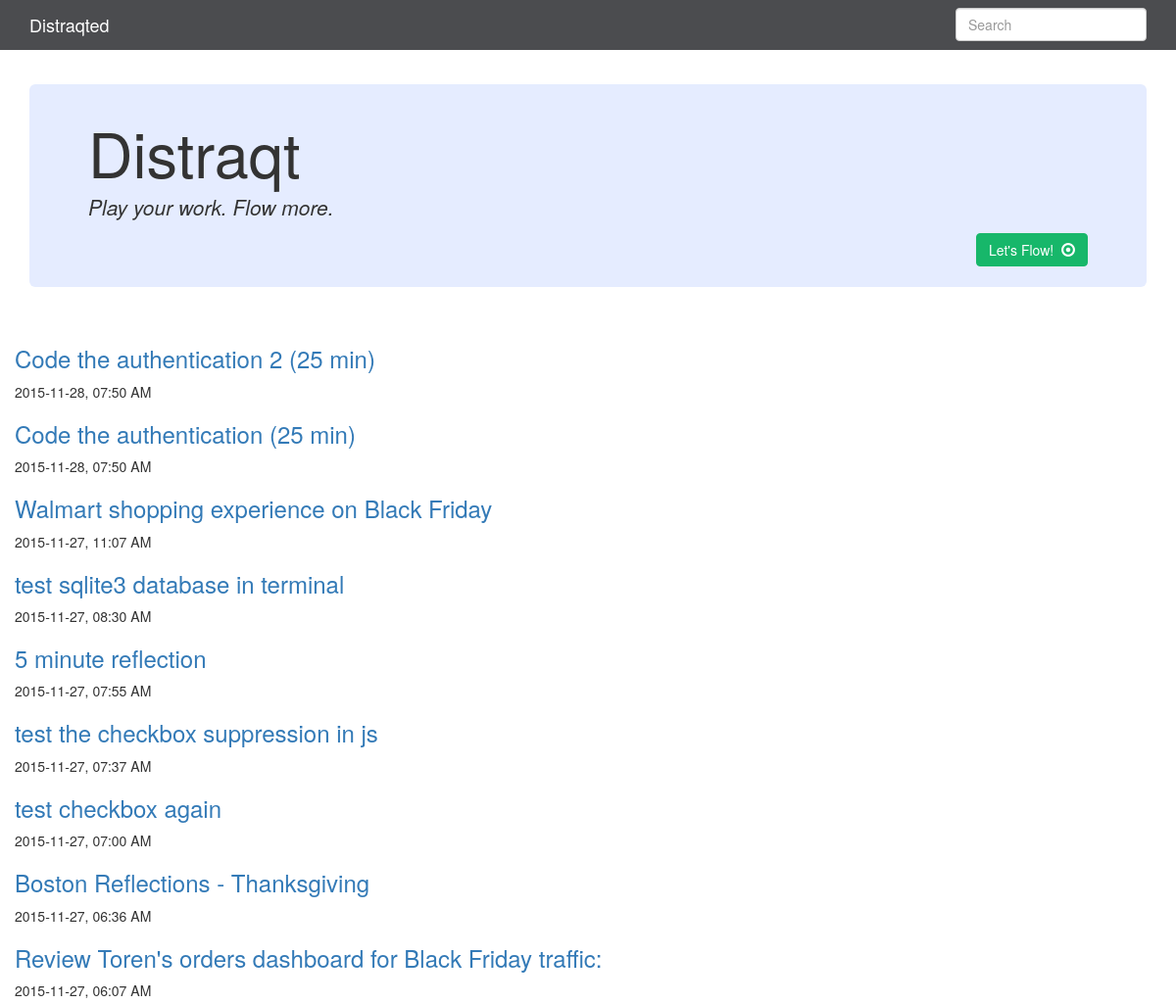
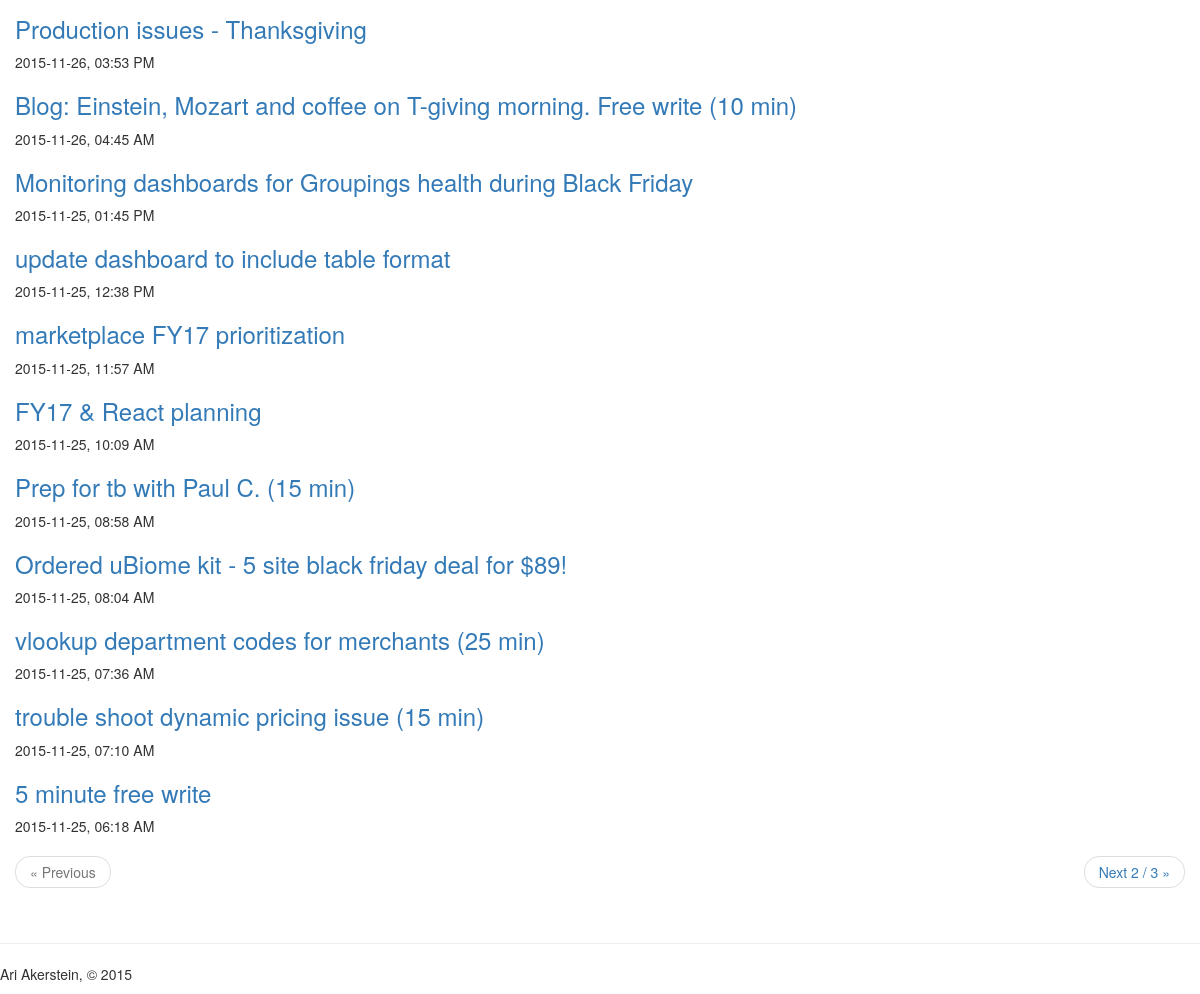
Before: / with the older database file (2 pictures, top to bottom).
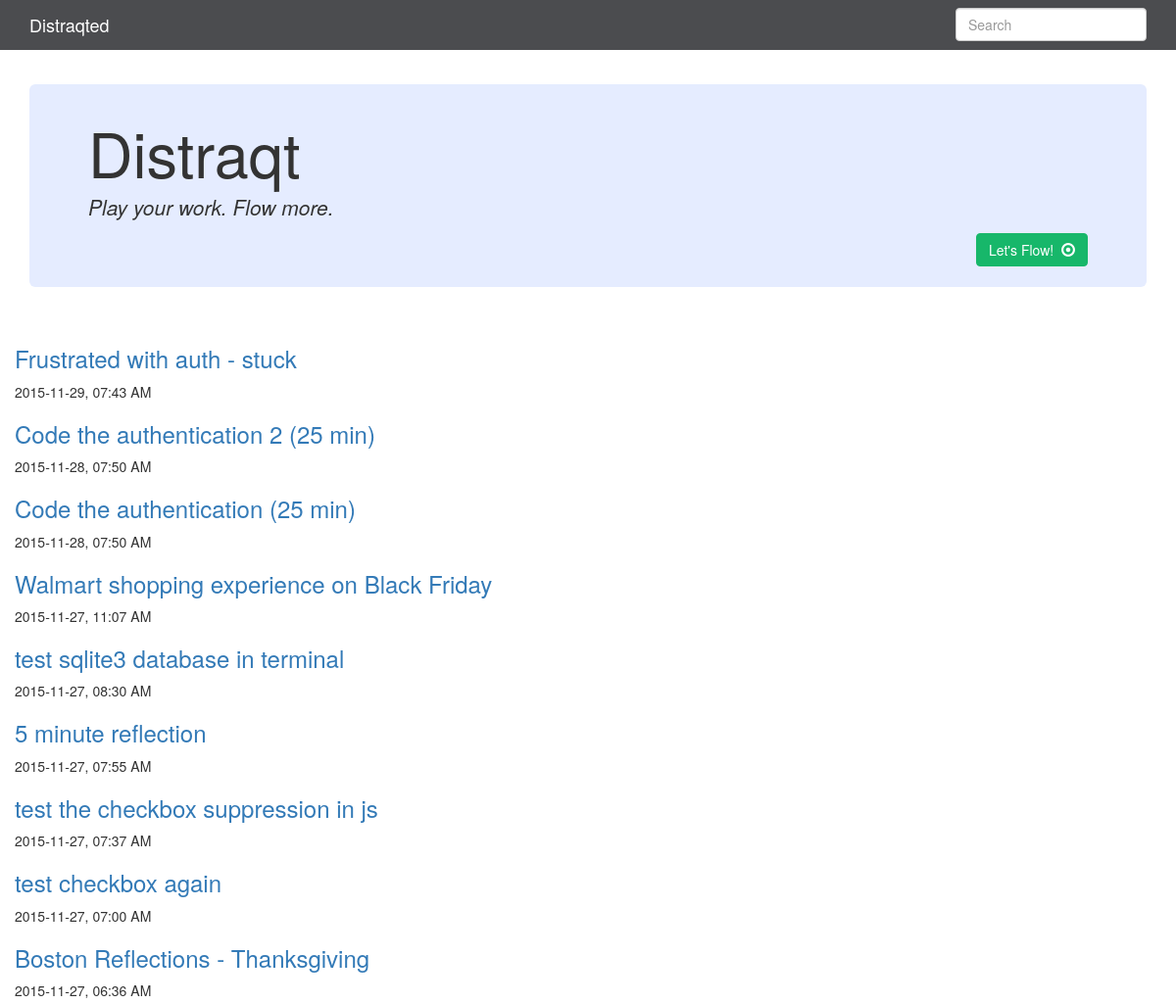
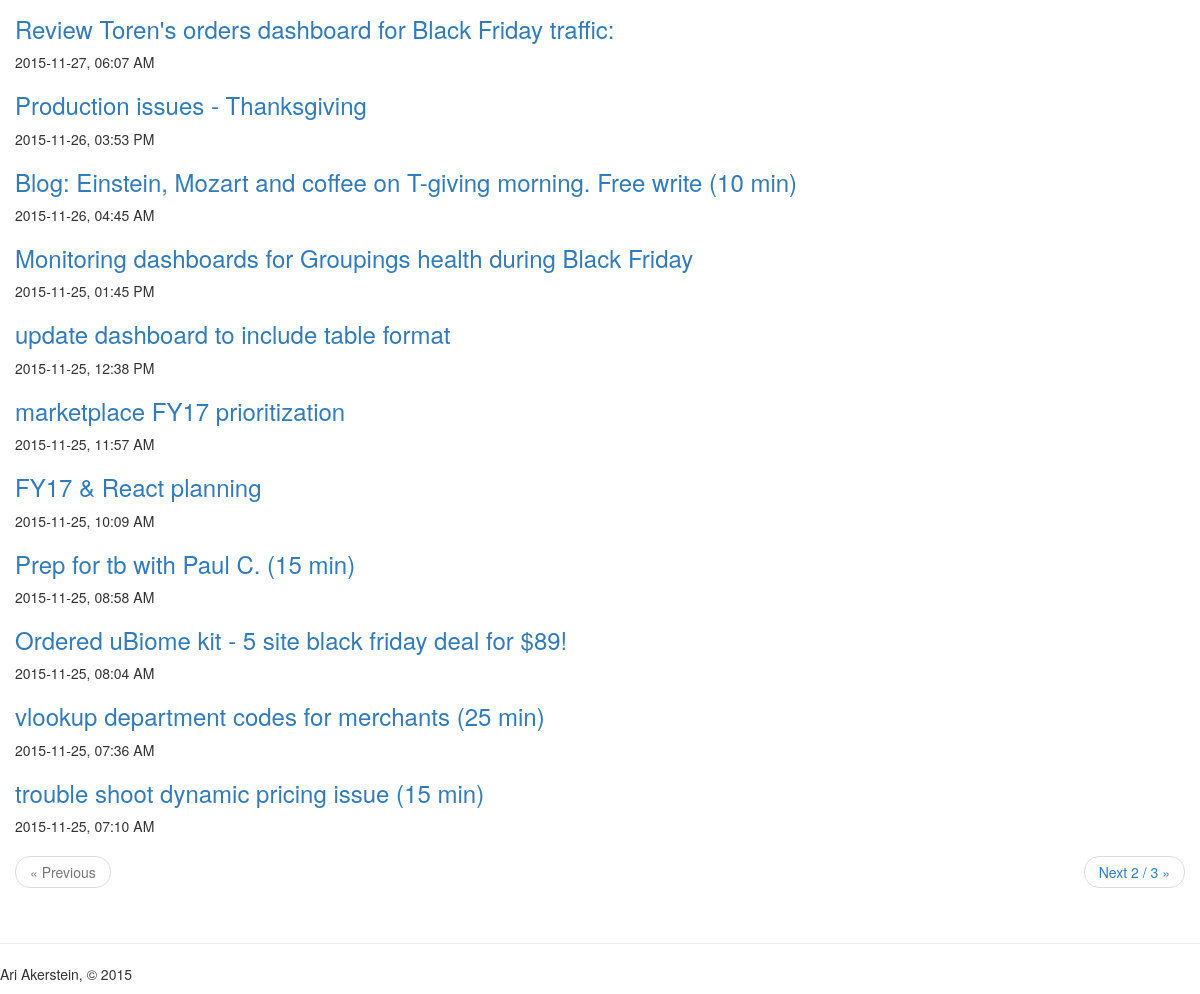
After: the same page with the newer database file (2 pictures, top to bottom).
### app.py (models this page shows, shortened)
class Entry(flask_db.Model):
    title = CharField()
    slug = CharField(unique=True)
    content = TextField()
    published = BooleanField(index=True)
    timestamp = DateTimeField(default=datetime.datetime.now, index=True)
    @classmethod
    def public(cls):
        return Entry.select().where(Entry.published == True)

### app.py (the view)
@app.route('/')
def index():
    search_query = request.args.get('q')
    if search_query:
        query = Entry.search(search_query)
    else:
        query = Entry.public().order_by(Entry.timestamp.desc())
    return object_list(
        'index.html',
        query,
        search=search_query,
        check_bounds=False)

### app.py (called while the page is built)
@app.template_filter('clean_querystring')
def clean_querystring(request_args, *keys_to_remove, **new_values):
    querystring = dict((key, value) for key, value in request_args.items())
    for key in keys_to_remove:
        querystring.pop(key, None)
    querystring.update(new_values)
    return urllib.urlencode(querystring)

### templates/index.html (shortened to what this page needs)
{% extends "base.html" %}
{% block content %}
  {% for entry in object_list %}
    {% if search %}
      {% set entry = entry.entry %}
    {% endif %}
    <h3>
      <a href="{% if entry.published %}{{ url_for('detail', slug=entry.slug) }}{% else %}{{ url_for('edit', slug=entry.slug) }}{% endif %}">
        {{ entry.title }}
      </a>
    </h3>
    <p>{{ entry.timestamp.strftime('%Y-%m-%d, %I:%M %p') }}</p>
  {% else %}
    <p>No entries have been created yet.</p>
  {% endfor %}
  {% include "includes/pagination.html" %}
{% endblock %}

### templates/base.html (shortened to what this page needs)
<!doctype html>
<html>
  <head>
    <link rel=stylesheet type=text/css href="{{ url_for('static', filename='css/bootstrap.min.css') }}" />
    <link rel=stylesheet type=text/css href="{{ url_for('static', filename='css/hilite.css') }}" />
  </head>
  <body>
    <div class="navbar navbar-default navbar-static-top" role="navigation">
      <div class="container">
        <div class="navbar-header">
          <a class="navbar-brand" href="{{ url_for('index') }}">Distraqted</a>
        </div>
        <div class="navbar-collapse collapse">
          {% block search_bar %}
            <form action="{{ url_for('index') }}" class="navbar-form navbar-right" id="search-form" method="get" role="search">
              <div class="form-group">
                <input class="form-control" name="q" placeholder="Search" type="text" value="{% if search %}{{ search }}{% endif %}">
              </div>
            </form>
          {% endblock %}
        </div>
      </div>
    </div>
    <div class="panel-body">
<div class="container content">
  <div class="jumbotron" id="JumbotronBrand"><h1>Distraqt<h4><p><i>Play your work. Flow more.</p></i></h4></h1>
<a
        <button type="button" class="btn btn-primary pull-right"
        href="{{ url_for('create') }}">Let's Flow!&nbsp;
        <span class="glyphicon glyphicon-record" aria-hidden="true">
        </span>
        </a></button>
        <br></br>
</div>
</div>
      {% block page_header %}
      <br></br>
      {% endblock %}
      {% block content %}{% endblock %}
</div>
{% block footer %}
      <footer>
        <hr />
        <p>Ari Akerstein, &copy; 2015</p>
      </footer>
{% endblock %}
  </body>
</html>

### templates/includes/pagination.html
{% if pagination.get_page_count() > 1 %}
<ul class="pager">
  {% if pagination.get_page() > 1 %}
    <li class="previous"><a href="./?{{ request.args|clean_querystring('page', page=pagination.get_page() - 1) }}">&laquo; Previous {{ pagination.get_page() - 1 }} / {{ pagination.get_page_count() }}</a></li>
  {% else %}
    <li class="previous disabled"><a href="#">&laquo; Previous</a></li>
  {% endif %}
  {% if pagination.get_page_count() > pagination.get_page() %}
    <li class="next"><a href="./?{{ request.args|clean_querystring('page', page=pagination.get_page() + 1) }}">Next {{ pagination.get_page() + 1 }} / {{ pagination.get_page_count() }} &raquo;</a></li>
  {% else %}
    <li class="next disabled"><a href="#">Next &raquo;</a></li>
  {% endif %}
</ul>
{% endif %}

Changed rows visible on the page:
no longer on this page (row unchanged): Entry: title "5 minute free write", timestamp "2015-11-25, 06:18 AM"
added Entry: title "Frustrated with auth - stuck", timestamp "2015-11-29, 07:43 AM"
